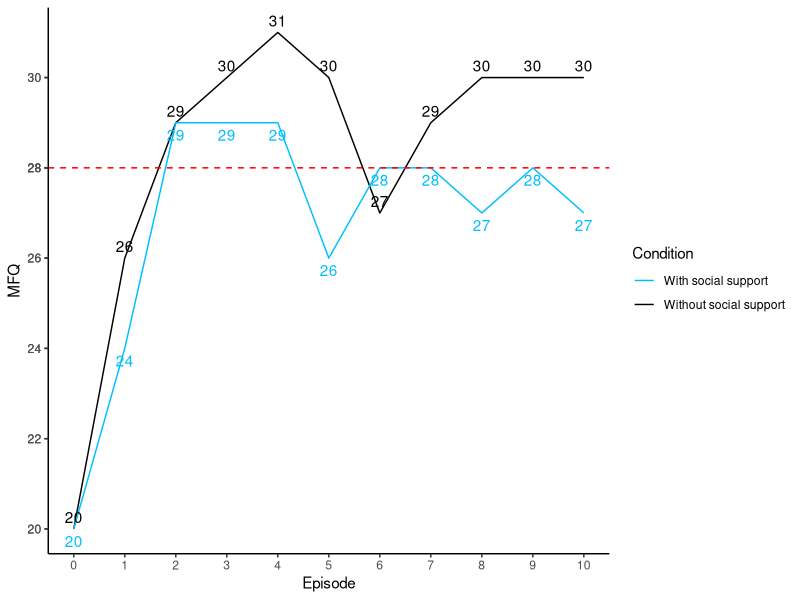
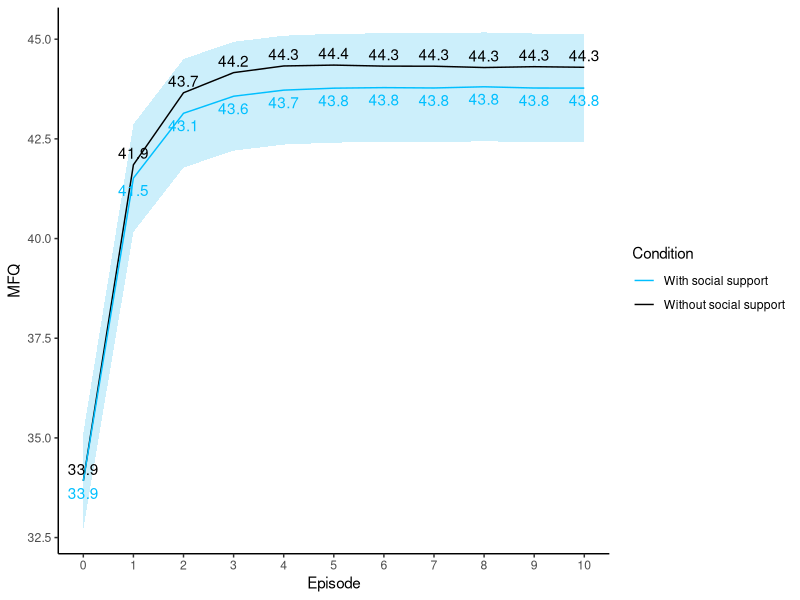
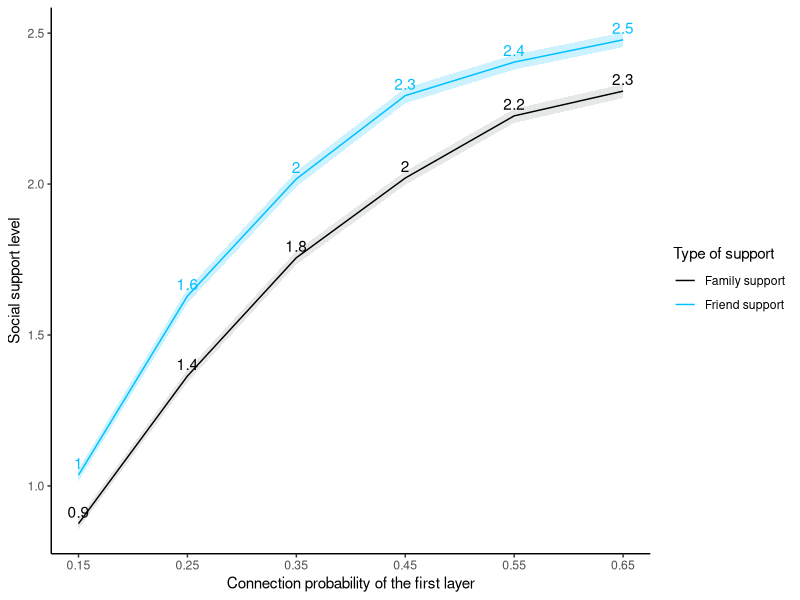
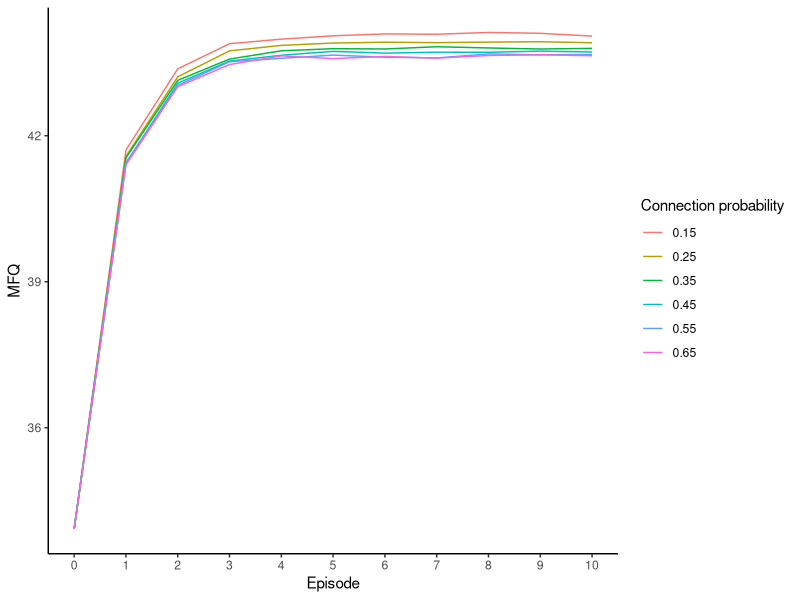
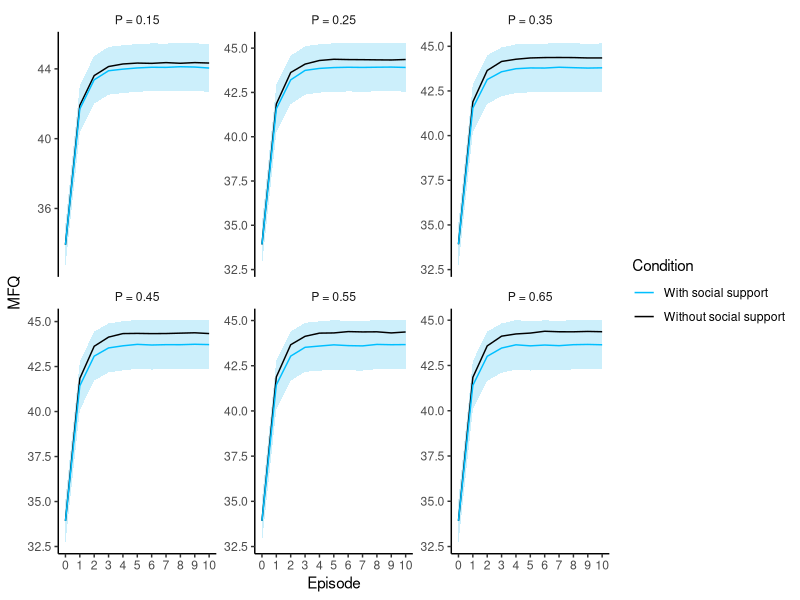
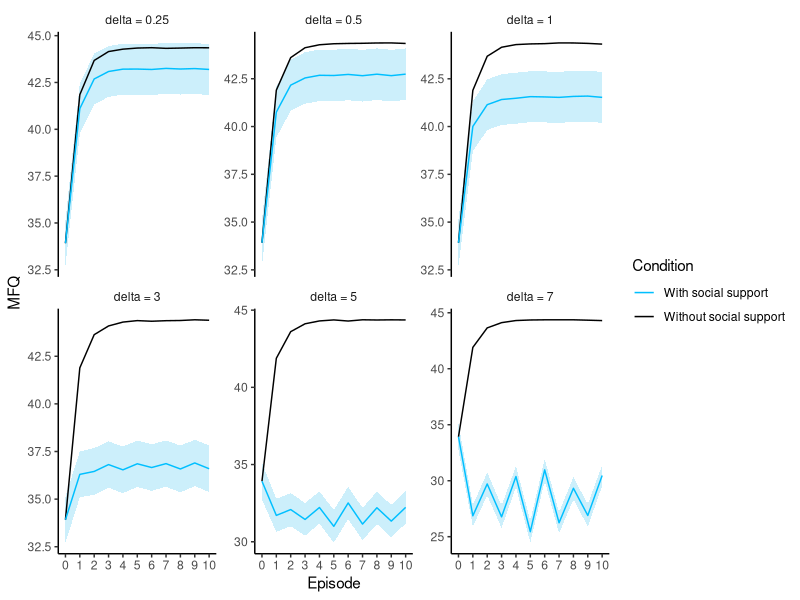
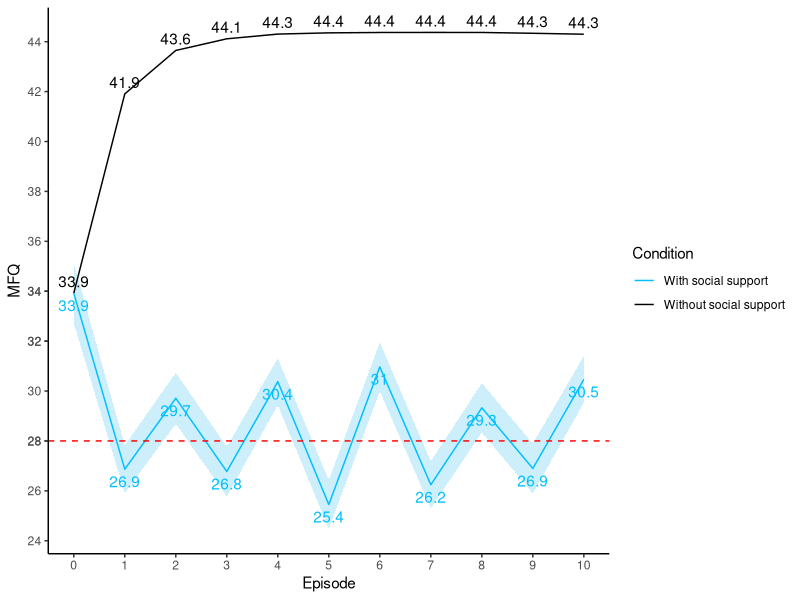
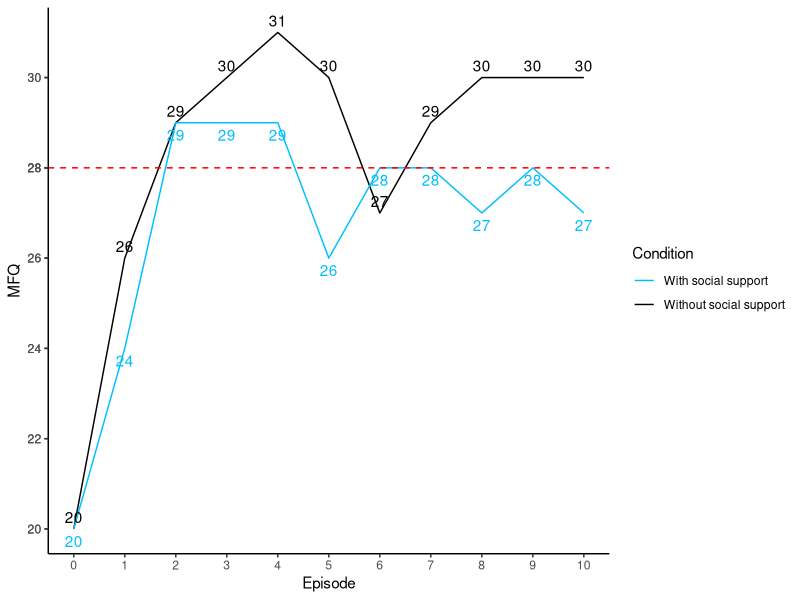

Write the R code that produced these figures, in order.
## ---- chunk 1
knitr::opts_chunk$set(warning = FALSE, message = FALSE)
## ---- chunk 2
setwd("../depression-network-model/analysis")
df <- read.csv("../results/simulated_data_baseline.csv")
## ---- chunk 3
library(dplyr)
summary(df)
sd <- apply(df, 2, sd)
print(sd)
## ---- chunk 4
library(ggplot2)
se <- function(x) sd(x) / sqrt(length(x))
mean_mfq_10ep <- df %>% group_by(episode_number) %>% summarise(
  avg_mfq_without = mean(mfq_without_network),
  avg_mfq_with = mean(mfq_with_network),
  lower_CI_with = mean(mfq_with_network) - 1.96 * se(mfq_with_network),
  upper_CI_with = mean(mfq_with_network) + 1.96 * se(mfq_with_network)
)
## ---- chunk 5
id_21 <- df %>% filter(network_id == 21)

plot21 <- ggplot(id_21, aes(x = episode_number)) +
  geom_line(aes(y = mfq_without_network, color = "Without social support")) +
  geom_line(aes(y = mfq_with_network, color = "With social support")) +
  geom_hline(yintercept = 28, color = "red", linetype = "dashed") +
  geom_text(aes(y = mfq_without_network, label = round(mfq_without_network, 1)), vjust = -0.5, color = "black") +
  geom_text(aes(y = mfq_with_network, label = round(mfq_with_network, 1)), vjust = 1.5, color = "deepskyblue") +
  scale_x_continuous(limits = c(0, 10), breaks = 0:10) +
  scale_y_continuous(breaks = c(28, pretty(id_21$mfq_without_network), pretty(id_21$mfq_with_network))) +
  xlab("Episode") +
  ylab("MFQ") +
  scale_color_manual(
    name = "Condition",
    values = c(
      "Without social support" = "black",
      "With social support" = "deepskyblue"
    )
  ) +
  theme_classic() +
  theme(legend.position = "right")
plot21
ggsave("id_21-0.01.png", plot = plot21, units = "in", width = 7, height = 4.5, dpi = 300)
## ---- chunk 6
plot <- ggplot(mean_mfq_10ep, aes(x = episode_number)) +
  geom_ribbon(
    aes(ymin = lower_CI_with, ymax = upper_CI_with),
    fill = "deepskyblue2",
    alpha = 0.2
  ) +
  geom_line(aes(y = avg_mfq_without, color = "Without social support")) +
  geom_line(aes(y = avg_mfq_with, color = "With social support")) +
  geom_text(aes(y =avg_mfq_without, label = round(avg_mfq_without, 1)), vjust = -0.5, color = "black") +
  geom_text(aes(y = avg_mfq_with, label = round(avg_mfq_with, 1)), vjust = 1.5, color = "deepskyblue") +
  scale_x_continuous(limits = c(0,10), breaks = 0:10) +
  xlab("Episode") +
  ylab("MFQ") +
  scale_color_manual(
    name = "Condition",
    values = c(
      "Without social support" = "black",
      "With social support" = "deepskyblue"
    )
  ) +
  theme_classic() +
  theme(legend.position = "right")
plot

ggsave("mfq-comparison.png", plot = plot, units = "in", width = 7, height = 4.5, dpi = 300)
## ---- chunk 7
df <- read.csv("network_varying_p1.csv")
## ---- chunk 8
p1_ss <- df %>% group_by(p_connection_1) %>% 
  summarise(avg_friend = mean(friend_support), 
            avg_fam = mean(family_support),
            lower_CI_friend = mean(friend_support) - 1.96 * se(friend_support),
            upper_CI_friend = mean(friend_support) + 1.96 * se(friend_support),
            lower_CI_fam = mean(family_support) - 1.96 * se(family_support),
            upper_CI_fam = mean(family_support) + 1.96 * se(family_support),
)

plot <- ggplot(p1_ss, aes(x = p_connection_1)) +
 geom_ribbon(
    aes(ymin = lower_CI_fam, ymax = upper_CI_fam),
    fill = "azure4",
    alpha = 0.2
  ) +
  geom_ribbon(
    aes(ymin = lower_CI_friend, ymax = upper_CI_friend),
    fill = "deepskyblue",
    alpha = 0.2
  ) +
  geom_line(aes(y = avg_fam, color = "Family support")) +
  geom_line(aes(y = avg_friend, color = "Friend support"))+
  xlab("Connection probability of the first layer") +
  ylab("Social support level") +
  geom_text(aes(y = avg_fam, label = round(avg_fam, 1)), vjust = -0.5, color = "black") +
  geom_text(aes(y = avg_friend, label = round(avg_friend, 1)), vjust = -0.5, color = "deepskyblue") +
  scale_color_manual(
    name = "Type of support",
    values = c(
      "Family support" = "black",
      "Friend support" = "deepskyblue"
    )
  ) +
  scale_x_continuous(limits = c(0.15, 0.65), breaks =  seq(0.15, 0.65, by = 0.1))+
  theme_classic() +
  theme(legend.position = "right")
plot
ggsave("varying-p1-ss.png", plot = plot, units = "in", width = 7, height = 5, dpi = 300)
## ---- chunk 9
mean_mfq_10ep <- df %>% group_by(p_connection_1, episode_number) %>% summarise(
  avg_mfq_without = mean(mfq_without_network),
  avg_mfq_with = mean(mfq_with_network),
  lower_CI_with = mean(mfq_with_network) - 1.96 * se(mfq_with_network),
  upper_CI_with = mean(mfq_with_network) + 1.96 * se(mfq_with_network)
)
## ---- chunk 10
# Plot 6 lines
plot1 <- ggplot(mean_mfq_10ep, aes(x = episode_number, color = factor(p_connection_1))) +
  geom_line(aes(y = avg_mfq_with)) +
  scale_x_continuous(limits = c(0,10), breaks = 0:10) +
  xlab("Episode") +
  ylab("MFQ") +
  theme_classic() +
  labs(color = "Connection probability") +
  theme(legend.position = "right")
plot1

ggsave("varying-p1-mfq-lines.png", plot = plot1, units = "in", width = 7, height = 4, dpi = 300)

# Plot 6 facet
custom_labeller <- as_labeller(c(
  `0.15` = "P = 0.15",
  `0.25` = "P = 0.25",
  `0.35` = "P = 0.35",
  `0.45` = "P = 0.45", 
  `0.55` = "P = 0.55",
  `0.65` = "P = 0.65"
))
plot2 <- ggplot(mean_mfq_10ep, aes(x = episode_number)) +
  geom_ribbon(
    aes(ymin = lower_CI_with, ymax = upper_CI_with),
    fill = "deepskyblue2",
    alpha = 0.2
  ) +
  geom_line(aes(y = avg_mfq_without, color = "Without social support")) +
  #geom_point(aes(y = avg_mfq_without, color = "Without social support")) +
  geom_line(aes(y = avg_mfq_with, color = "With social support")) +
  #geom_point(aes(y = avg_mfq_with, color = "With social support")) +
  scale_x_continuous(limits = c(0,10), breaks = 0:10) +
  xlab("Episode") +
  ylab("MFQ") +
  scale_color_manual(
    name = "Condition",
    values = c(
      "Without social support" = "black",
      "With social support" = "deepskyblue"
    )
  ) +
  theme_classic() +
  theme(legend.position = "right", 
        strip.background = element_blank()) +
  facet_wrap(~ p_connection_1, scales = "free_y", labeller = custom_labeller)
plot2
ggsave("varying-p1-mfq-facet.png", plot = plot2, units = "in", width = 9, height = 5, dpi = 300)
## ---- chunk 11
df2 <- read.csv("network_varying_increase_support_level.csv")

mean_mfq_10ep_inc_ss <- df2 %>% group_by(increase_support_level, episode_number) %>% summarise(
  avg_mfq_without = mean(mfq_without_network),
  avg_mfq_with = mean(mfq_with_network),
  lower_CI_with = mean(mfq_with_network) - 1.96 * se(mfq_with_network),
  upper_CI_with = mean(mfq_with_network) + 1.96 * se(mfq_with_network)
)

# Varying-coefficient plot
custom_labeller <- as_labeller(c(
  `0.25` = "delta = 0.25",
  `0.5` = "delta = 0.5",
  `1` = "delta = 1",
  `3` = "delta = 3", 
  `5` = "delta = 5",
  `7` = "delta = 7"
))
plot3 <- ggplot(mean_mfq_10ep_inc_ss, aes(x = episode_number)) +
  geom_ribbon(
    aes(ymin = lower_CI_with, ymax = upper_CI_with),
    fill ="deepskyblue2",
    alpha = 0.2
  ) +
  geom_line(aes(y = avg_mfq_without, color = "Without social support")) +
  geom_line(aes(y = avg_mfq_with, color = "With social support")) +
  scale_x_continuous(limits = c(0, 10), breaks = 0:10) +
  xlab("Episode") +
  ylab("MFQ") +
  scale_color_manual(
    name = "Condition",
    values = c(
      "Without social support" = "black",
      "With social support" = "deepskyblue"
    )
  ) +
 theme_classic() +
  theme(legend.position = "right", 
        strip.background = element_blank()) +
  facet_wrap(~ increase_support_level, scales = "free_y", labeller = custom_labeller)
plot3

ggsave("scaleup-coef.png", plot = plot3, units = "in", width = 9, height = 5, dpi = 300)
## ---- chunk 12
diff_7 <- df2 %>% filter(increase_support_level == 7) %>% 
  group_by(episode_number) %>% 
  summarise(
  avg_mfq_without = mean(mfq_without_network),
  avg_mfq_with = mean(mfq_with_network),
  lower_CI_with = mean(mfq_with_network) - 1.96 * se(mfq_with_network),
  upper_CI_with = mean(mfq_with_network) + 1.96 * se(mfq_with_network)
)

plot4 <- ggplot(diff_7, aes(x = episode_number)) +
  geom_ribbon(
    aes(ymin = lower_CI_with, ymax = upper_CI_with),
    fill = "deepskyblue2",
    alpha = 0.2
  ) +
  geom_line(aes(y = avg_mfq_without, color = "Without social support")) +
  geom_line(aes(y = avg_mfq_with, color = "With social support")) +
  geom_hline(yintercept = 28, color = "red", linetype = "dashed") +
  geom_text(aes(y = avg_mfq_without, label = round(avg_mfq_without, 1)), vjust = -0.5, color = "black") +
  geom_text(aes(y = avg_mfq_with, label = round(avg_mfq_with, 1)), vjust = 1.5, color = "deepskyblue") +
  scale_x_continuous(limits = c(0, 10), breaks = 0:10) +
  scale_y_continuous(breaks = c(28, pretty(diff_7$avg_mfq_without), pretty(diff_7$avg_mfq_with))) +
  xlab("Episode") +
  ylab("MFQ") +
  scale_color_manual(
    name = "Condition",
    values = c(
      "Without social support" = "black",
      "With social support" = "deepskyblue"
    )
  ) +
  theme_classic() +
  theme(legend.position = "right")
plot4
ggsave("scaleup-coef-7.png", plot = plot4, units = "in", width = 7, height = 4.5, dpi = 300)
